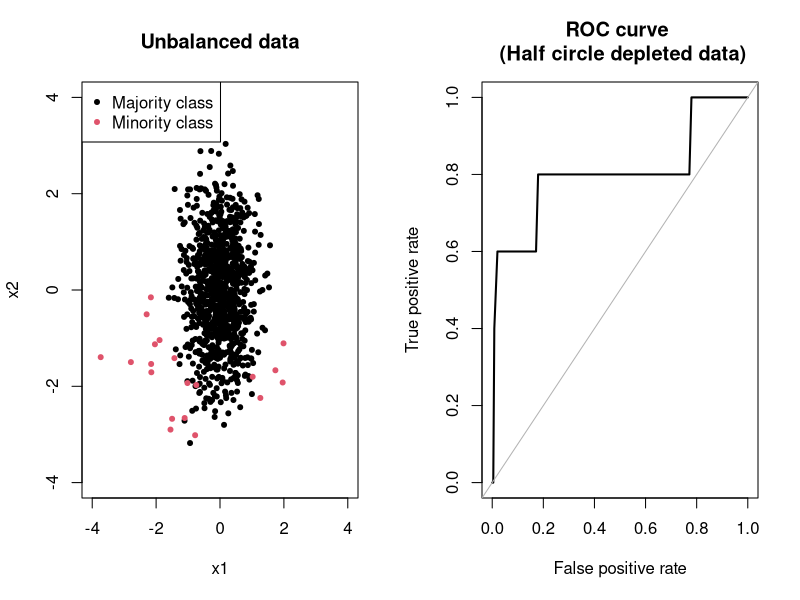
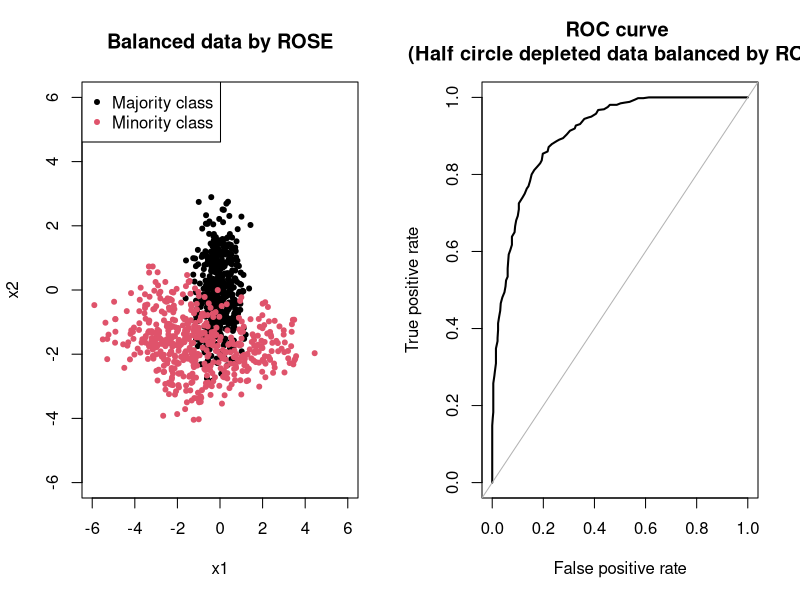

These charts were generated, in order, by the following R code:
library(ROSE)


### Name: ROSE
### Title: Generation of synthetic data by Randomly Over Sampling Examples
###   (ROSE)
### Aliases: ROSE
### Keywords: supervised classification imbalanced classes bootstrap

### ** Examples

# 2-dimensional example
# loading data
data(hacide)

# imbalance on training set
table(hacide.train$cls)
#imbalance on test set
table(hacide.test$cls)

# plot unbalanced data highlighting the majority and 
# minority class examples.
par(mfrow=c(1,2))
plot(hacide.train[, 2:3], main="Unbalanced data", xlim=c(-4,4),
     ylim=c(-4,4), col=as.numeric(hacide.train$cls), pch=20)
legend("topleft", c("Majority class","Minority class"), pch=20, col=1:2)

# model estimation using logistic regression
fit <- glm(cls~., data=hacide.train, family="binomial")
# prediction using test set
pred <- predict(fit, newdata=hacide.test)
roc.curve(hacide.test$cls, pred,
          main="ROC curve \n (Half circle depleted data)")

# generating data according to ROSE: p=0.5 as default
data.rose <- ROSE(cls~., data=hacide.train, seed=3)$data
table(data.rose$cls)

par(mfrow=c(1,2))
# plot new data generated by ROSE highlighting the 
# majority and minority class examples.
plot(data.rose[, 2:3], main="Balanced data by ROSE",
     xlim=c(-6,6), ylim=c(-6,6), col=as.numeric(data.rose$cls), pch=20)
legend("topleft", c("Majority class","Minority class"), pch=20, col=1:2)

fit.rose <- glm(cls~., data=data.rose, family="binomial")
pred.rose <- predict(fit.rose, data=data.rose, type="response")
roc.curve(data.rose$cls, pred.rose, 
          main="ROC curve \n (Half circle depleted data balanced by ROSE)")
par(mfrow=c(1,1))
